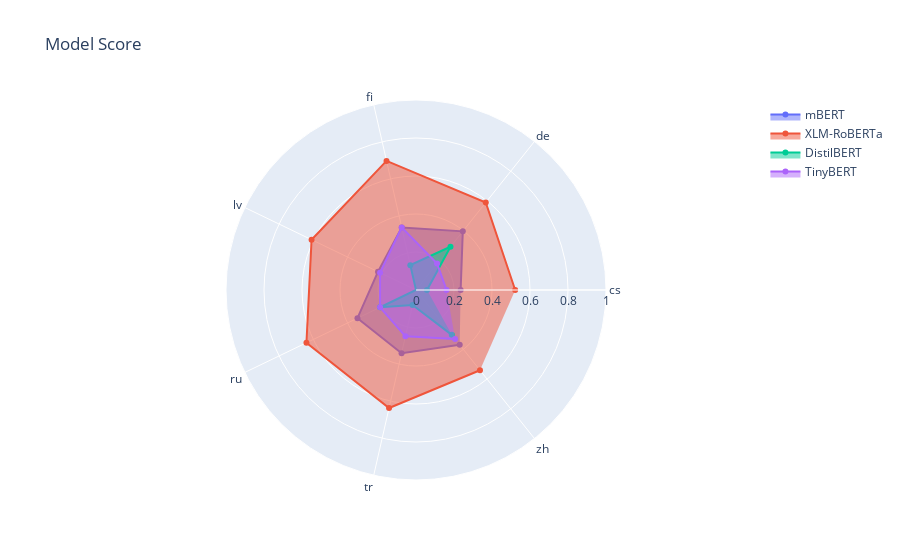

Notebook code cell kept with this figure:
### Code cell
import plotly.graph_objects as go
import plotly.io as pio

modelle = models_df
lang = ['cs', 'de', 'fi' , 'lv', 'ru', 'tr', 'zh']
columm ='Score'
fig = go.Figure()
fig.add_trace(go.Scatterpolar(
      r= modelle[0][columm].to_numpy(),
      theta=lang,
      fill='toself',
      name='mBERT'
))
fig.add_trace(go.Scatterpolar(
      r=  modelle[2][columm].to_numpy(),
      theta=lang,
      fill='toself',
      name='XLM-RoBERTa'
))
fig.add_trace(go.Scatterpolar(
      r= modelle[1][columm].to_numpy(),
      theta=lang,
      fill='toself',
      name='DistilBERT'
))
fig.add_trace(go.Scatterpolar(
      r= modelle[3][columm].to_numpy(),
      theta=lang,
      fill='toself',
      name='TinyBERT'
))
fig.update_layout(
  polar=dict(
    radialaxis=dict(
      visible=True,
      range=[0, 1]
    )),
  showlegend=True,
        title = "Model Score"
)
pio.write_image(fig,'images/ModelScore.png' , format='png')
fig.show()

### Figure 1 — Plotly figure (JSON) as saved in the notebook; plotly's stock layout.template omitted (floating-point values rounded to 4 significant figures)
{"data": [{"fill": "toself", "name": "mBERT", "r": [0.235, 0.395, 0.337, 0.222, 0.342, 0.341, 0.369], "theta": ["cs", "de", "fi", "lv", "ru", "tr", "zh"], "type": "scatterpolar"}, {"fill": "toself", "name": "XLM-RoBERTa", "r": [0.522, 0.589, 0.697, 0.61, 0.64, 0.637, 0.54], "theta": ["cs", "de", "fi", "lv", "ru", "tr", "zh"], "type": "scatterpolar"}, {"fill": "toself", "name": "DistilBERT", "r": [0.058, 0.291, 0.134, -0.049, 0.209, 0.081, 0.302], "theta": ["cs", "de", "fi", "lv", "ru", "tr", "zh"], "type": "scatterpolar"}, {"fill": "toself", "name": "TinyBERT", "r": [0.161, 0.178, 0.338, 0.21, 0.21, 0.25, 0.33], "theta": ["cs", "de", "fi", "lv", "ru", "tr", "zh"], "type": "scatterpolar"}], "layout": {"polar": {"radialaxis": {"range": [0, 1], "visible": true}}, "showlegend": true, "title": {"text": "Model Score"}}}
